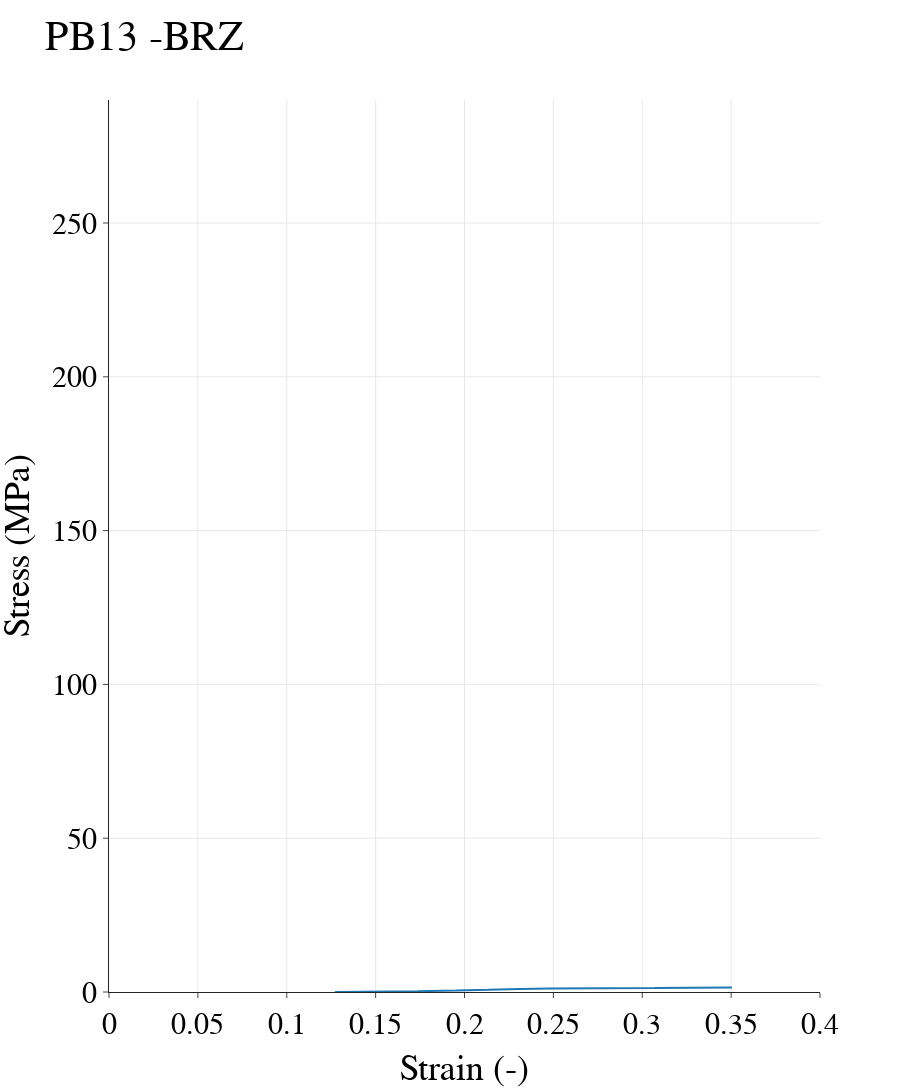

Notebook cell for this chart:
### Code cell
# ### PLOTTING
# ## Plot the data
fig = go.Figure()
fig.add_trace(go.Scatter(x=strain1, y=stress1))

# fig.add_annotation(x=x, y=y,
#             text="Strain={:.4f}, Stress={:.4f}".format(x, y),
#             showarrow=True,
#             xanchor="right",
#             arrowhead=1)

# fig.add_annotation(x=x, y=0,
#             text=TensileS,
#             showarrow=False,
#             arrowhead=1)

fig.update_layout(
    yaxis=dict(range=[0, 290]),
    xaxis=dict(range=[0, 0.4]), 
    template="simple_white", autosize=False, width=900, height=1100,
    title="PB13 -BRZ",
    xaxis_title="Strain (-)",
    yaxis_title="Stress (MPa)",
    font=dict(
        family="New Times Roman",
        size=30,
        color="Black"
    ),
    legend=dict(title=None, orientation='h', y=1, yanchor="bottom", x=1, xanchor="right", font=dict(size = 16), bordercolor='black', borderwidth=1)
)

fig.update_yaxes(showgrid=True)
fig.update_xaxes(showgrid=True)

fig.show()
# plt.plot(strain1, stress1, color='black')

# ### Plot text, box, arrow and dot
# text= "x={:.4f}, y={:.4f}".format(x, y)                                                                  # Create the text for the peak

# bbox_props = dict(boxstyle="square,pad=0.3", fc="w", ec="k", lw=0.72)

# arrowprops=dict(arrowstyle="->",connectionstyle="angle,angleA=90,angleB=0")

# kw = dict(xycoords='data',textcoords="axes fraction",
#               arrowprops=arrowprops, bbox=bbox_props, ha="right", va="center")

# plt.annotate(text, xy=(x, y), xytext=(0.8,0.95), **kw)


# ## Plot the dot
# plt.plot(x, y, marker="o", markersize=4, markeredgecolor="b", markerfacecolor="b")


# plt.title('PB7_BRZ Test')
# plt.xlabel('Average LVDTs [-]')
# plt.ylabel('Load 50 [kN]')

# plt.text(0.16, 0.02, TensileS, {'color': 'C0', 'fontsize': 8})

# plt.show()

### Figure 1 — Plotly figure (JSON) as saved in the notebook; plotly's stock layout.template omitted (floating-point values rounded to 4 significant figures; data arrays with more than 128 entries replaced by an {"elided": "..."} marker saying what was removed)
{"data": [{"type": "scatter", "x": {"elided": "2320 float values"}, "y": {"elided": "2320 float values"}}], "layout": {"autosize": false, "font": {"color": "Black", "family": "New Times Roman", "size": 30}, "height": 1100, "legend": {"bordercolor": "black", "borderwidth": 1, "font": {"size": 16}, "orientation": "h", "title": {}, "x": 1, "xanchor": "right", "y": 1, "yanchor": "bottom"}, "title": {"text": "PB13 -BRZ"}, "width": 900, "xaxis": {"range": [0, 0.4], "showgrid": true, "title": {"text": "Strain (-)"}}, "yaxis": {"range": [0, 290], "showgrid": true, "title": {"text": "Stress (MPa)"}}}}
